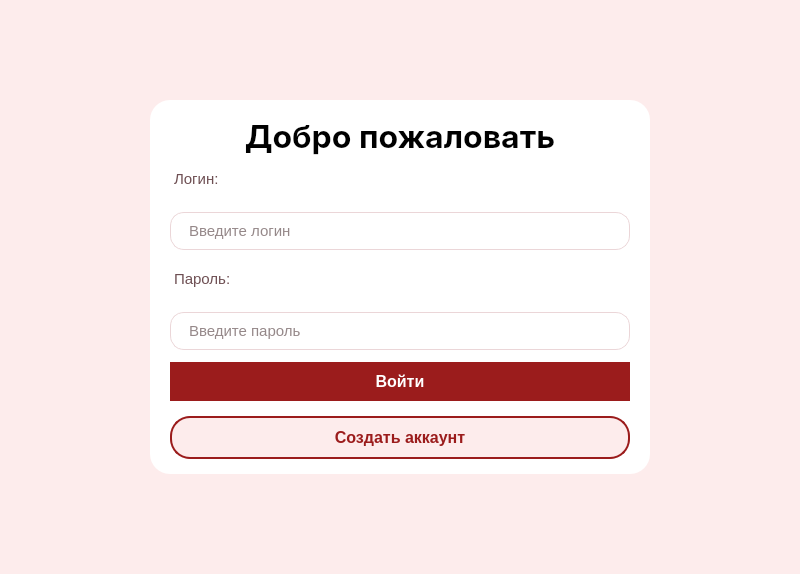
<?xml version="1.0" encoding="UTF-8"?>
<ui version="4.0">
 <class>MainWindow</class>
 <widget class="QMainWindow" name="MainWindow">
  <property name="geometry">
   <rect>
    <x>0</x>
    <y>0</y>
    <width>800</width>
    <height>574</height>
   </rect>
  </property>
  <property name="windowTitle">
   <string>Вход</string>
  </property>
  <property name="styleSheet">
   <string notr="true">background-color: #FDECEC;</string>
  </property>
  <widget class="QWidget" name="centralwidget">
   <layout class="QVBoxLayout" name="verticalLayout_7">
    <property name="leftMargin">
     <number>150</number>
    </property>
    <property name="topMargin">
     <number>100</number>
    </property>
    <property name="rightMargin">
     <number>150</number>
    </property>
    <property name="bottomMargin">
     <number>100</number>
    </property>
    <item>
     <widget class="QFrame" name="frame">
      <property name="styleSheet">
       <string notr="true">background-color: white;
border-radius: 20px;
box-shadow: 0 4px 18px rgba(198, 40, 40, 0.08);</string>
      </property>
      <property name="frameShape">
       <enum>QFrame::Shape::StyledPanel</enum>
      </property>
      <property name="frameShadow">
       <enum>QFrame::Shadow::Raised</enum>
      </property>
      <layout class="QVBoxLayout" name="verticalLayout_6">
       <property name="leftMargin">
        <number>20</number>
       </property>
       <property name="topMargin">
        <number>15</number>
       </property>
       <property name="rightMargin">
        <number>20</number>
       </property>
       <property name="bottomMargin">
        <number>15</number>
       </property>
       <item>
        <layout class="QVBoxLayout" name="verticalLayout_5">
         <property name="spacing">
          <number>12</number>
         </property>
         <item>
          <widget class="QLabel" name="label">
           <property name="styleSheet">
            <string notr="true">font-size: 32px;
font-family: Inter;
font-weight: bold;</string>
           </property>
           <property name="text">
            <string>Добро пожаловать</string>
           </property>
           <property name="alignment">
            <set>Qt::AlignmentFlag::AlignCenter</set>
           </property>
          </widget>
         </item>
         <item>
          <layout class="QVBoxLayout" name="verticalLayout">
           <property name="spacing">
            <number>20</number>
           </property>
           <item>
            <layout class="QVBoxLayout" name="verticalLayout_3">
             <item>
              <widget class="QLabel" name="label_4">
               <property name="styleSheet">
                <string notr="true">QLabel {
    font-family: &quot;Inter&quot;;
    font-size: 11pt;
    color: #6E4F53; 
    font-weight: normal;
    padding-bottom: 4px; 
}
</string>
               </property>
               <property name="text">
                <string>Логин:</string>
               </property>
              </widget>
             </item>
             <item>
              <widget class="QLineEdit" name="lineEdit_3">
               <property name="styleSheet">
                <string notr="true">QLineEdit {
    font-family: &quot;Inter&quot;;
    font-size: 11pt;
    color: #2B1114; 
    background-color: #FFFFFF;
    border: 1px solid #EBD6D8; 
    border-radius: 14px; 
    padding-left: 16px;
    padding-right: 16px;
    padding-top: 8px;
    padding-bottom: 8px;
}


QLineEdit:hover {
    border: 1px solid #C62828; 
}


QLineEdit:focus {
    border: 2px solid #C62828; 
    background-color: #FFF7F6;
}
</string>
               </property>
               <property name="placeholderText">
                <string>Введите логин</string>
               </property>
              </widget>
             </item>
            </layout>
           </item>
           <item>
            <layout class="QVBoxLayout" name="verticalLayout_4">
             <item>
              <widget class="QLabel" name="label_5">
               <property name="styleSheet">
                <string notr="true">QLabel {
    font-family: &quot;Inter&quot;;
    font-size: 11pt;
    color: #6E4F53; 
    font-weight: normal;
    padding-bottom: 4px; 
}
</string>
               </property>
               <property name="text">
                <string>Пароль:</string>
               </property>
              </widget>
             </item>
             <item>
              <widget class="QLineEdit" name="lineEdit_4">
               <property name="styleSheet">
                <string notr="true">QLineEdit {
    font-family: &quot;Inter&quot;;
    font-size: 11pt;
    color: #2B1114; 
    background-color: #FFFFFF;
    border: 1px solid #EBD6D8; 
    border-radius: 14px; 
    padding-left: 16px;
    padding-right: 16px;
    padding-top: 8px;
    padding-bottom: 8px;
}


QLineEdit:hover {
    border: 1px solid #C62828; 
}


QLineEdit:focus {
    border: 2px solid #C62828; 
    background-color: #FFF7F6;
}
</string>
               </property>
               <property name="placeholderText">
                <string>Введите пароль</string>
               </property>
              </widget>
             </item>
            </layout>
           </item>
          </layout>
         </item>
         <item>
          <layout class="QVBoxLayout" name="verticalLayout_2">
           <property name="spacing">
            <number>15</number>
           </property>
           <item>
            <widget class="QPushButton" name="pushButton">
             <property name="styleSheet">
              <string notr="true">QPushButton {
    font-family: &quot;Inter&quot;;
    font-size: 12pt;
    font-weight: bold;
    background-color: #9B1C1C;
    color: #FFFFFF;
    border: none;
    border-radius: 20px; 
    padding: 10px 24px;
}

QPushButton:hover {
    background-color: #A82222; 
}

QPushButton:pressed {
    background-color: #8E1B1B; 
}
</string>
             </property>
             <property name="text">
              <string>Войти</string>
             </property>
            </widget>
           </item>
           <item>
            <widget class="QPushButton" name="pushButton_2">
             <property name="styleSheet">
              <string notr="true">QPushButton {
    font-family: &quot;Inter&quot;;
    font-size: 12pt;
    font-weight: bold;
    background-color: #FDECEC;
    color: #9B1C1C; 
    border: 2px solid #9B1C1C;
    border-radius: 20px; 
    padding: 10px 24px;
}

QPushButton:hover {
    background-color: #FAD1D1; 
}

QPushButton:pressed {
    background-color: #E6B8B8;
}
</string>
             </property>
             <property name="text">
              <string>Создать аккаунт</string>
             </property>
            </widget>
           </item>
          </layout>
         </item>
        </layout>
       </item>
      </layout>
     </widget>
    </item>
   </layout>
  </widget>
 </widget>
 <resources/>
 <connections/>
</ui>
